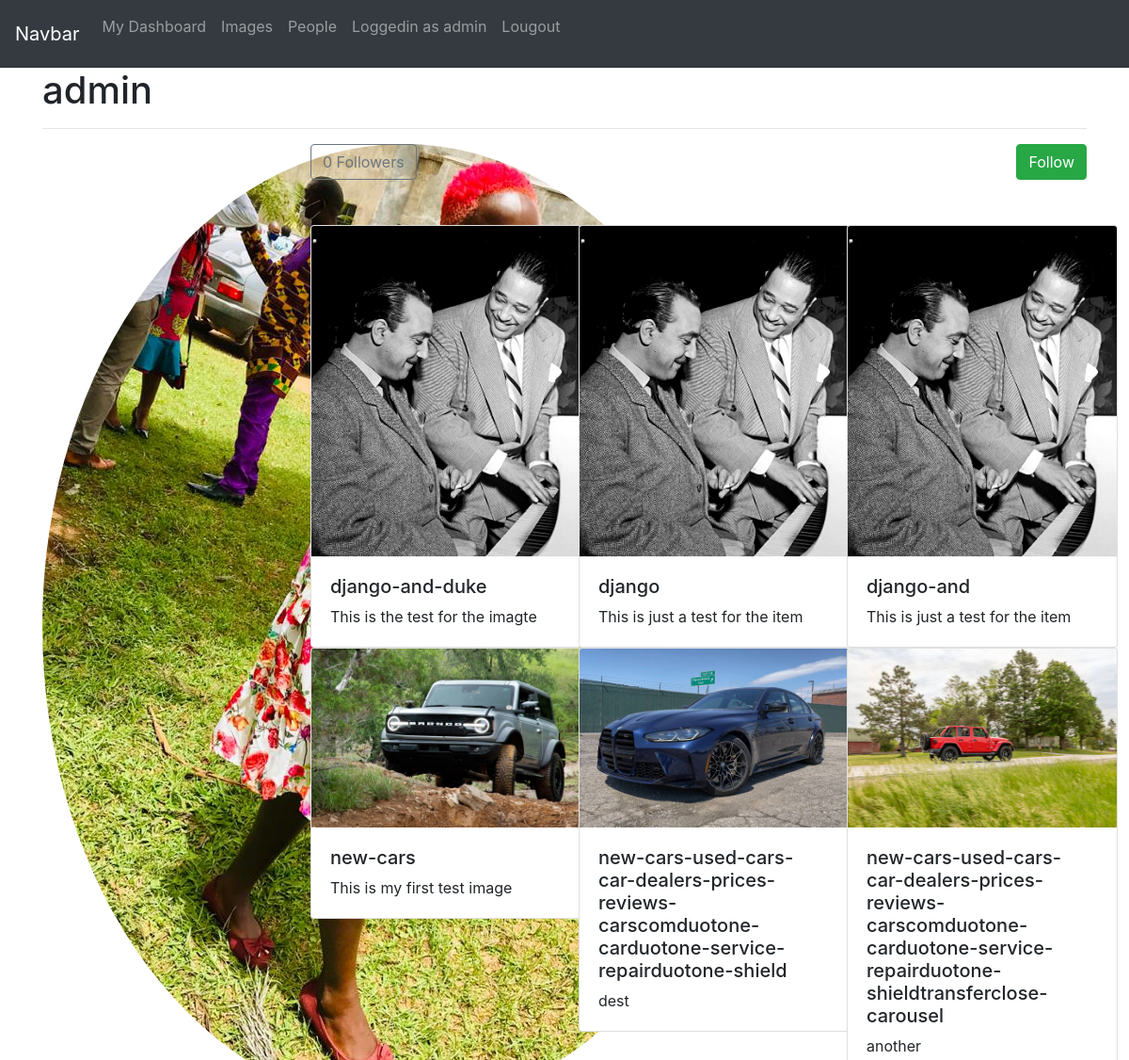
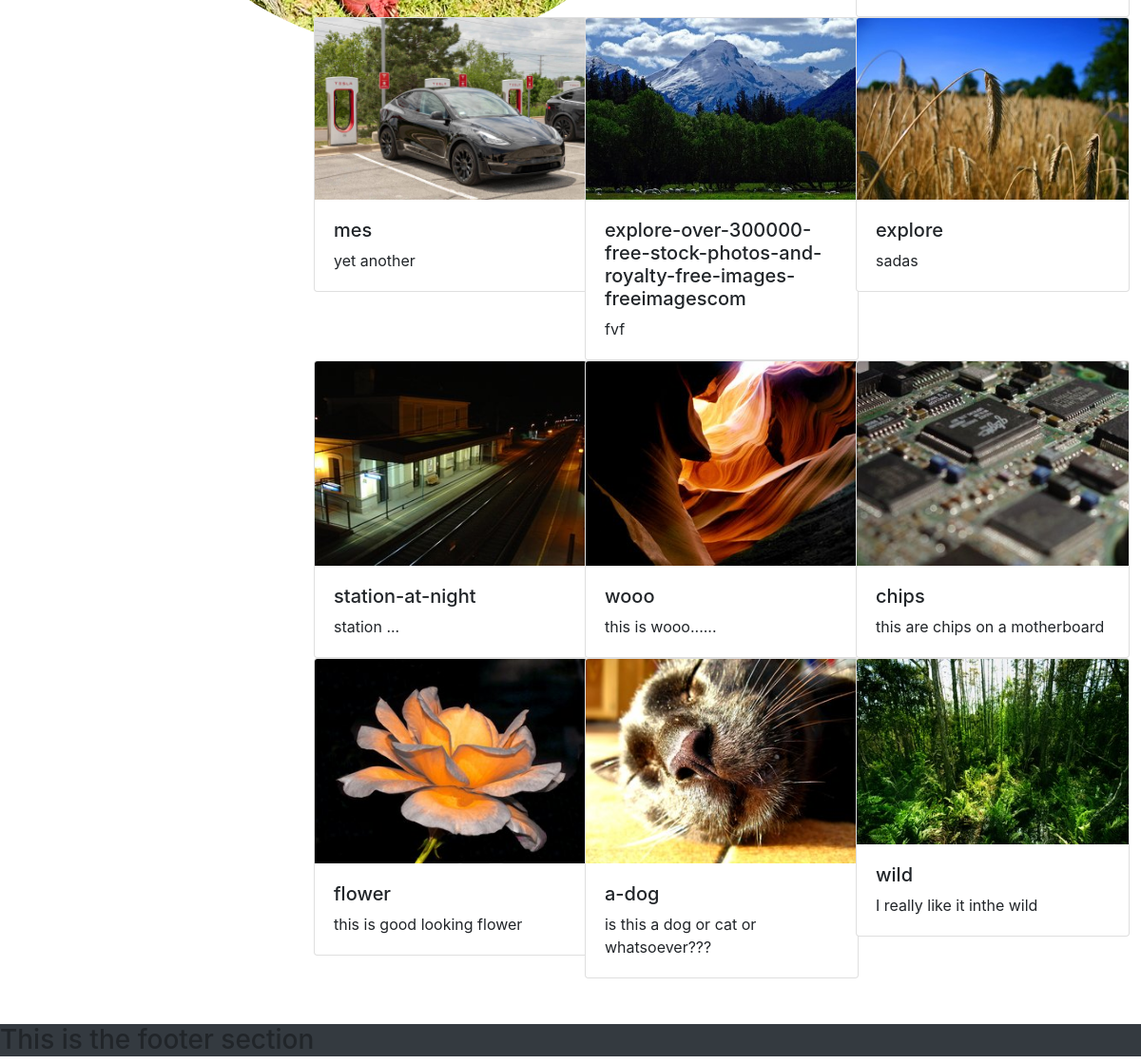
Page /accounts/user/admin/ (signed in) on the committed database (2 pictures, top to bottom).
### images/models.py (models this page shows, shortened)
class Image(models.Model):
    user = models.ForeignKey(settings.AUTH_USER_MODEL, related_name='images_created', on_delete=models.CASCADE)
    title = models.CharField(max_length=250)
    url = models.URLField()
    image = models.ImageField(upload_to='%Y/%m/%d')
    description = models.TextField()
    slug = models.SlugField(unique=True, max_length=250)
    created = models.DateTimeField(auto_now_add=True, db_index=True)
    users_likes = models.ManyToManyField(settings.AUTH_USER_MODEL, related_name='images_liked', blank=True)
    total_likes = models.PositiveIntegerField(db_index=True, default=0)
    def get_absolute_url(self):
        return reverse('images:image-detail', args=[self.slug])

### accounts/views.py (the view)
# urls.py: path('user/<username>/', profile_detailview, name='profile_detail'),
@login_required
def profile_detailview(request, username):
    user = get_object_or_404(User, username=username, is_active=True)
    template_name = 'profile-view.html'
    context = {
        'user': user,
        'section': 'people',
    }
    return render(request, template_name, context)

### accounts/templates/profile-view.html (shortened to what this page needs)
{% extends "base.html" %}
{% load thumbnail %}
{% block content %}
    <h1>{{user.username}}</h1>
    <hr>
    <div class="row">
    <div class="col-md-3">
    </div>
    <div class="col-md-9">
        <div class="row">
        {% with total_followers=user.followers.count %}
            <div class="col-md-6">
                <button class="btn btn-outline-secondary float-letf">
                <span class="followers-count">{{total_followers}}</span> Followers</button>
            </div>
            <div class="col-md-6">
            <a class="follow btn btn-success float-right" id="follow" href="#" data-id="{{user.id}}" data-action="{% if request.user in user.followers.all %}un{% endif %}follow" class="follow button">
                {% if request.user in user.followers.all %}
                    Unfollow
                {% else %}
                    Follow
                {% endif %}
                </a>
            </div>
        </div>
        <div id="image-list">
            {% include 'list-ajax.html' with images=user.images_created.all %}
        </div>
        {% endwith %}
    </div>
    </div>
{% endblock content %}

### templates/base.html (shortened to what this page needs)
{% load static %}
<!DOCTYPE html>
<html lang="en">
<head>
    <link rel="stylesheet" href="{% static 'css/bootstrap.css' %}">
    <link rel="stylesheet" href="{% static 'css/bookmarklet.css' %}">
</head>
<body>
<nav class="navbar navbar-expand-lg navbar-dark bg-dark ">
  <a class="navbar-brand" href="#">Navbar</a>
  <div class="collapse navbar-collapse navbar-right" id="navbarNav" >
    <ul class="navbar-nav">
      <li class="nav-item ">
        <a class="nav-link" href="#">My Dashboard <span class="sr-only">(current)</span></a>
      </li>
      <li class="nav-item ">
        <a class="nav-link" href="{% url 'images:image-list' %}">Images</a>
      </li>
      <li class="nav-item ">
        <a class="nav-link" href="{% url 'profile_list' %}">People</a>
      </li>
      {% if request.user.is_authenticated %}
          <li class="nav-item">
            <p class="nav-link">Loggedin as {{request.user.username}}</p>
          </li>
          <li class="nav-item ">
            <a class="nav-link" href="{% url 'logout' %}">Lougout</a>
          </li>
      {% endif %}
    </ul>
  </div>
</nav>
<div class="container">
{% block content %}{% endblock content %}
</div>
<div class="footer" style="margin-bottom: 0px">
<h3 class="bg-dark">This is the footer section</h3>
</div>
</body>
</html>

### images/templates/list-ajax.html
{% load thumbnail %}
<div class="row mt-5 mb-5" >
{% for image in images %}
    <div class="col-md-4">
        <div class="card" style="width: 18rem;">
            <a href="{{image.get_absolute_url}}"><img class="card-img-top" src="{{image.image.url}}" alt=""></a>
            <div class="card-body">
                <h5>{{image.slug}}</h5>
                <p class="card-text">{{image.description|truncatewords:10}}</p>
            </div>
        </div>
    </div>
{% endfor %}
    </div>

### rows in the picture
Image: image (picture), slug "django-and-duke", description "This is the test for the imagte"
Image: image (picture), slug "django", description "This is just a test for the item"
Image: image (picture), slug "django-and", description "This is just a test for the item"
Image: image (picture), slug "new-cars", description "This is my first test image"
Image: image (picture), slug "new-cars-used-cars-car-dealers-prices-reviews-carscomduotone-carduotone-service-repairduotone-shield", description "dest"
Image: image (picture), slug "new-cars-used-cars-car-dealers-prices-reviews-carscomduotone-carduotone-service-repairduotone-shieldtransferclose-carousel", description "another"
Image: image (picture), slug "mes", description "yet another"
Image: image (picture), slug "explore-over-300000-free-stock-photos-and-royalty-free-images-freeimagescom", description "fvf"
Image: image (picture), slug "explore", description "sadas"
Image: image (picture), slug "station-at-night", description "station ..."
Image: image (picture), slug "wooo", description "this is wooo......"
Image: image (picture), slug "chips", description "this are chips on a motherboard"
Image: image (picture), slug "flower", description "this is good looking flower"
Image: image (picture), slug "a-dog", description "is this a dog or cat or whatsoever???"
Image: image (picture), slug "wild", description "I really like it inthe wild"

### other values in the picture
{{ request.user.username }} "admin"
{{ user.username }} "admin"
{{ total_followers }} "0"
